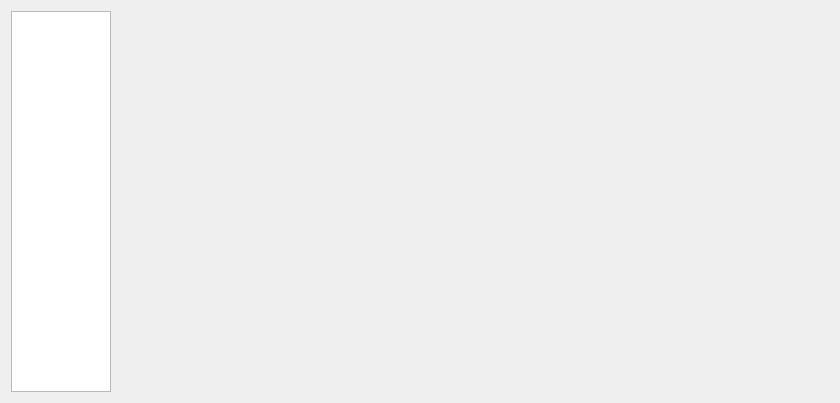
<?xml version="1.0" encoding="UTF-8"?>
<ui version="4.0">
 <class>ConDB</class>
 <widget class="QWidget" name="ConDB">
  <property name="geometry">
   <rect>
    <x>0</x>
    <y>0</y>
    <width>840</width>
    <height>403</height>
   </rect>
  </property>
  <property name="windowTitle">
   <string>conDB</string>
  </property>
  <layout class="QHBoxLayout" name="horizontalLayout" stretch="0,0">
   <property name="rightMargin">
    <number>9</number>
   </property>
   <item>
    <widget class="QListWidget" name="pageList">
     <property name="sizePolicy">
      <sizepolicy hsizetype="Preferred" vsizetype="Preferred">
       <horstretch>0</horstretch>
       <verstretch>0</verstretch>
      </sizepolicy>
     </property>
     <property name="maximumSize">
      <size>
       <width>100</width>
       <height>16777215</height>
      </size>
     </property>
    </widget>
   </item>
   <item>
    <widget class="QStackedWidget" name="stackedWidget">
     <property name="sizePolicy">
      <sizepolicy hsizetype="Expanding" vsizetype="Expanding">
       <horstretch>1</horstretch>
       <verstretch>1</verstretch>
      </sizepolicy>
     </property>
    </widget>
   </item>
  </layout>
 </widget>
 <resources/>
 <connections/>
</ui>
